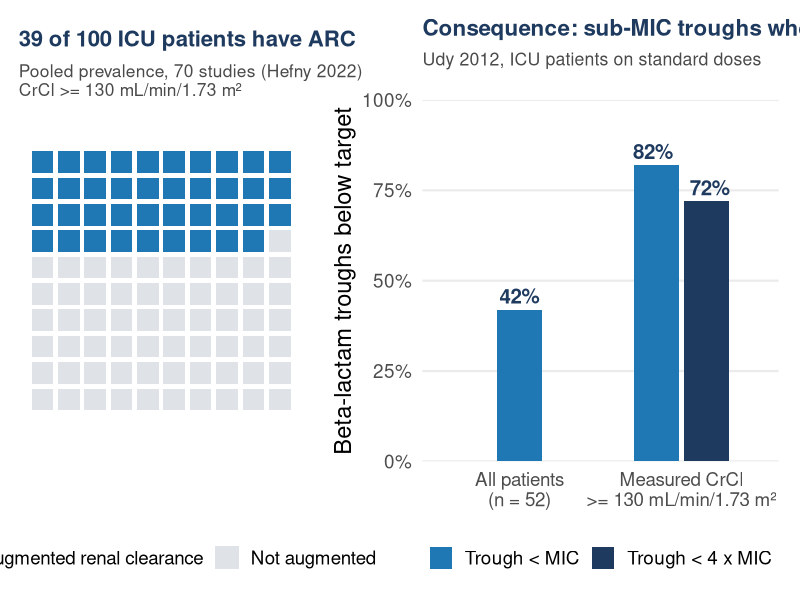

This figure's R source:
# =============================================================================
# Slide 4. Augmented renal clearance: prevalence and consequence.
#   Hefny 2022 (systematic review, 70 studies): pooled ARC prevalence 39 %.
#   Udy 2012 (n = 52 paired troughs/CrCl): trough >= MIC in 58 % overall;
#     CrCl >= 130 mL/min/1.73 m2: trough < MIC in 82 %, < 4x MIC in 72 %.
# Published summary statistics only.
# =============================================================================
suppressPackageStartupMessages({library(dplyr); library(ggplot2); library(patchwork)})
col_blue <- "#1f77b4"; col_grey <- "#9aa3ad"; col_navy <- "#1f3a5f"; col_dark <- "#4a4a4a"; col_red <- "#b03a3a"
base_theme <- function(bs = 17) theme_minimal(base_size = bs) + theme(panel.grid.minor = element_blank(), plot.title = element_text(face = "bold", color = col_navy, size = bs * 0.95), plot.subtitle = element_text(color = col_dark, size = bs * 0.75), plot.margin = margin(8, 10, 8, 8))

icons <- tibble(id = 1:100, x = (id - 1) %% 10, y = 9 - (id - 1) %/% 10,
                arc = ifelse(id <= 39, "Augmented renal clearance", "Not augmented"))
p1 <- ggplot(icons, aes(x, y, fill = arc)) +
  geom_tile(width = 0.82, height = 0.82) +
  scale_fill_manual(values = c("Augmented renal clearance" = col_blue, "Not augmented" = "#dfe3e8"), name = NULL) +
  coord_equal() + theme_void(base_size = 17) +
  labs(title = "39 of 100 ICU patients have ARC", subtitle = "Pooled prevalence, 70 studies (Hefny 2022)\nCrCl >= 130 mL/min/1.73 m\u00b2") +
  theme(legend.position = "bottom", legend.text = element_text(size = 13.5),
        plot.title = element_text(face = "bold", color = col_navy, size = 16),
        plot.subtitle = element_text(color = col_dark, size = 12.5), plot.margin = margin(8, 14, 8, 8))

exp <- tribble(~grp, ~metric, ~pct,
  "All patients",       "Trough < MIC",      42,
  "CrCl >= 130",        "Trough < MIC",      82,
  "CrCl >= 130",        "Trough < 4 x MIC",  72) |>
  mutate(grp = factor(grp, c("All patients", "CrCl >= 130")), metric = factor(metric, c("Trough < MIC", "Trough < 4 x MIC")))
p2 <- ggplot(exp, aes(grp, pct, fill = metric)) +
  geom_col(position = position_dodge2(width = 0.7, preserve = "single"), width = 0.62) +
  geom_text(aes(label = paste0(pct, "%")), position = position_dodge2(width = 0.7, preserve = "single"), vjust = -0.4, size = 5.2, fontface = "bold", color = col_navy) +
  scale_fill_manual(values = c("Trough < MIC" = col_blue, "Trough < 4 x MIC" = col_navy), name = NULL) +
  scale_x_discrete(labels = c("All patients\n(n = 52)", "Measured CrCl\n>= 130 mL/min/1.73 m\u00b2")) +
  scale_y_continuous(limits = c(0, 100), expand = c(0, 0), labels = \(x) paste0(x, "%")) +
  labs(x = NULL, y = "Beta-lactam troughs below target", title = "Consequence: sub-MIC troughs when clearance is high",
       subtitle = "Udy 2012, ICU patients on standard doses") +
  base_theme(17) + theme(legend.position = "bottom", panel.grid.major.x = element_blank(),
                         axis.text.x = element_text(size = 13.5, lineheight = 0.9))
p <- p1 + p2 + plot_layout(widths = c(1, 1.25))
ggsave("figures/arc_prevalence_exposure.png", p, width = 12.5, height = 5.6, dpi = 300, bg = "white")
